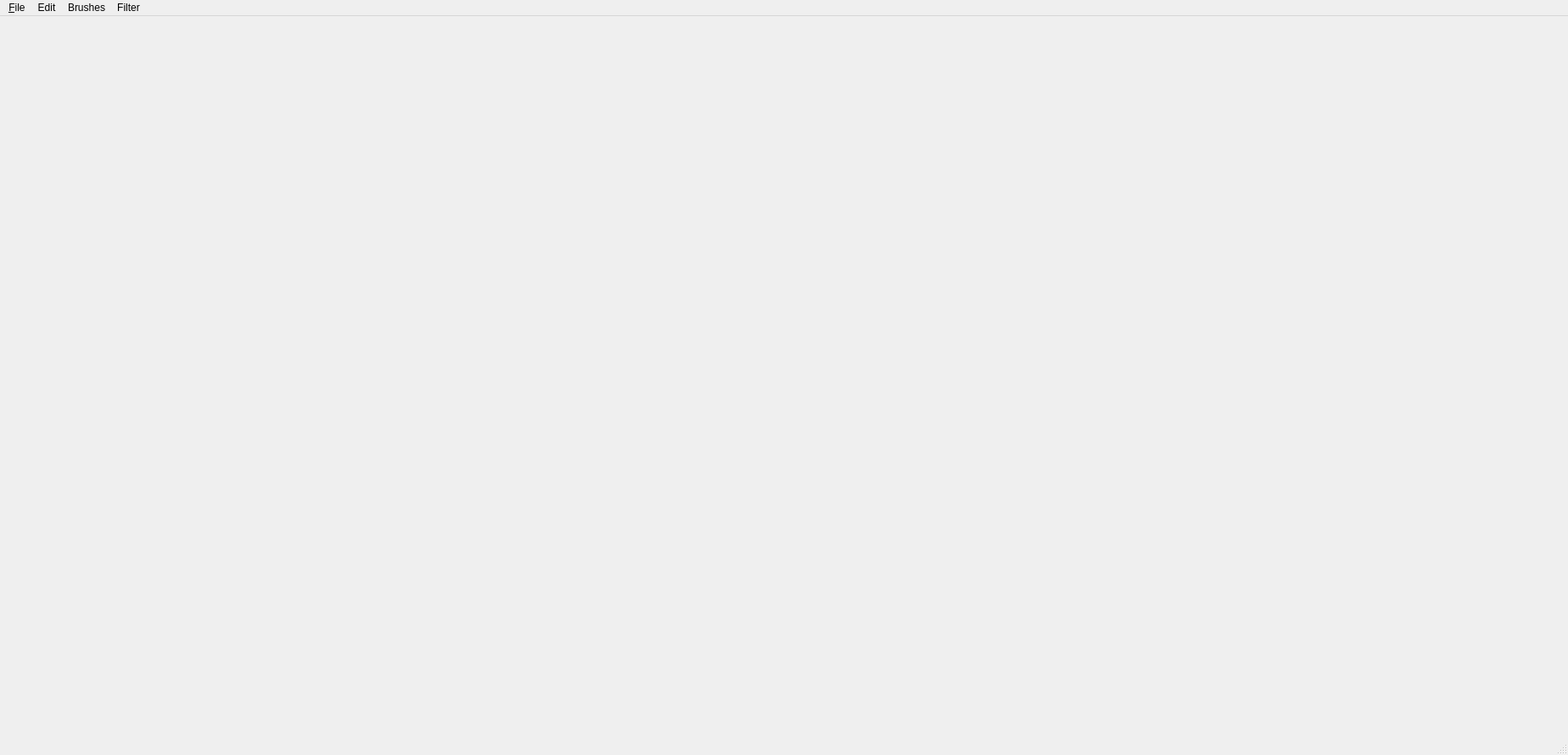
<?xml version="1.0" encoding="UTF-8"?>
<!--
 Copyright ©2017 Brian Curless.  All rights reserved.  Permission is hereby
 granted to students registered for University of Washington CSE 457 or CSE
 557 for use solely during Autumn Quarter 2017 for purposes of the course.
 No other use, copying, distribution, or modification is permitted without
 prior written consent. Copyrights for third-party components of this work
 must be honored.  Instructors interested in reusing these course materials
 should contact the author.
 -->
<ui version="4.0">
 <class>MainWindow</class>
 <widget class="QMainWindow" name="MainWindow">
  <property name="geometry">
   <rect>
    <x>0</x>
    <y>0</y>
    <width>1848</width>
    <height>890</height>
   </rect>
  </property>
  <property name="sizePolicy">
   <sizepolicy hsizetype="Minimum" vsizetype="Minimum">
    <horstretch>0</horstretch>
    <verstretch>0</verstretch>
   </sizepolicy>
  </property>
  <property name="windowTitle">
   <string>MainWindow</string>
  </property>
  <widget class="QWidget" name="centralWidget">
   <property name="sizePolicy">
    <sizepolicy hsizetype="Minimum" vsizetype="Minimum">
     <horstretch>0</horstretch>
     <verstretch>0</verstretch>
    </sizepolicy>
   </property>
   <layout class="QHBoxLayout" name="horizontalLayout">
    <property name="leftMargin">
     <number>0</number>
    </property>
    <property name="topMargin">
     <number>0</number>
    </property>
    <property name="rightMargin">
     <number>0</number>
    </property>
    <property name="bottomMargin">
     <number>0</number>
    </property>
   </layout>
  </widget>
  <widget class="QMenuBar" name="menu_bar">
   <property name="geometry">
    <rect>
     <x>0</x>
     <y>0</y>
     <width>1848</width>
     <height>20</height>
    </rect>
   </property>
   <widget class="QMenu" name="menu_File">
    <property name="title">
     <string>&amp;File</string>
    </property>
    <addaction name="load_ref_action"/>
    <addaction name="save_canvas_action"/>
   </widget>
   <widget class="QMenu" name="menu_edit">
    <property name="enabled">
     <bool>true</bool>
    </property>
    <property name="title">
     <string>Edit</string>
    </property>
    <addaction name="clear_canvas_action"/>
    <addaction name="copy_ref_action"/>
   </widget>
   <widget class="QMenu" name="menu_brushes">
    <property name="enabled">
     <bool>true</bool>
    </property>
    <property name="title">
     <string>Brushes</string>
    </property>
    <addaction name="select_brush_action"/>
   </widget>
   <widget class="QMenu" name="menu_filter">
    <property name="enabled">
     <bool>true</bool>
    </property>
    <property name="title">
     <string>Filter</string>
    </property>
    <addaction name="filter_kernel_action"/>
    <addaction name="gaussian_blur_action"/>
    <addaction name="bilat_mean_action"/>
    <addaction name="bilat_gauss_action"/>
   </widget>
   <addaction name="menu_File"/>
   <addaction name="menu_edit"/>
   <addaction name="menu_brushes"/>
   <addaction name="menu_filter"/>
  </widget>
  <widget class="QStatusBar" name="statusBar"/>
  <action name="load_ref_action">
   <property name="text">
    <string>Load Reference Image</string>
   </property>
  </action>
  <action name="save_canvas_action">
   <property name="enabled">
    <bool>false</bool>
   </property>
   <property name="text">
    <string>Save Canvas</string>
   </property>
  </action>
  <action name="clear_canvas_action">
   <property name="enabled">
    <bool>false</bool>
   </property>
   <property name="text">
    <string>Clear Canvas</string>
   </property>
  </action>
  <action name="copy_ref_action">
   <property name="enabled">
    <bool>false</bool>
   </property>
   <property name="text">
    <string>Copy Reference</string>
   </property>
  </action>
  <action name="filter_kernel_action">
   <property name="enabled">
    <bool>false</bool>
   </property>
   <property name="text">
    <string>Filter Kernel</string>
   </property>
  </action>
  <action name="bilat_mean_action">
   <property name="enabled">
    <bool>false</bool>
   </property>
   <property name="text">
    <string>Bilateral Mean</string>
   </property>
  </action>
  <action name="bilat_gauss_action">
   <property name="enabled">
    <bool>false</bool>
   </property>
   <property name="text">
    <string>Bilaterial Gaussian</string>
   </property>
  </action>
  <action name="select_brush_action">
   <property name="enabled">
    <bool>false</bool>
   </property>
   <property name="text">
    <string>Select Brush ...</string>
   </property>
  </action>
  <action name="gaussian_blur_action">
   <property name="enabled">
    <bool>false</bool>
   </property>
   <property name="text">
    <string>Gaussian Blur</string>
   </property>
  </action>
 </widget>
 <layoutdefault spacing="6" margin="11"/>
 <resources/>
 <connections/>
</ui>
